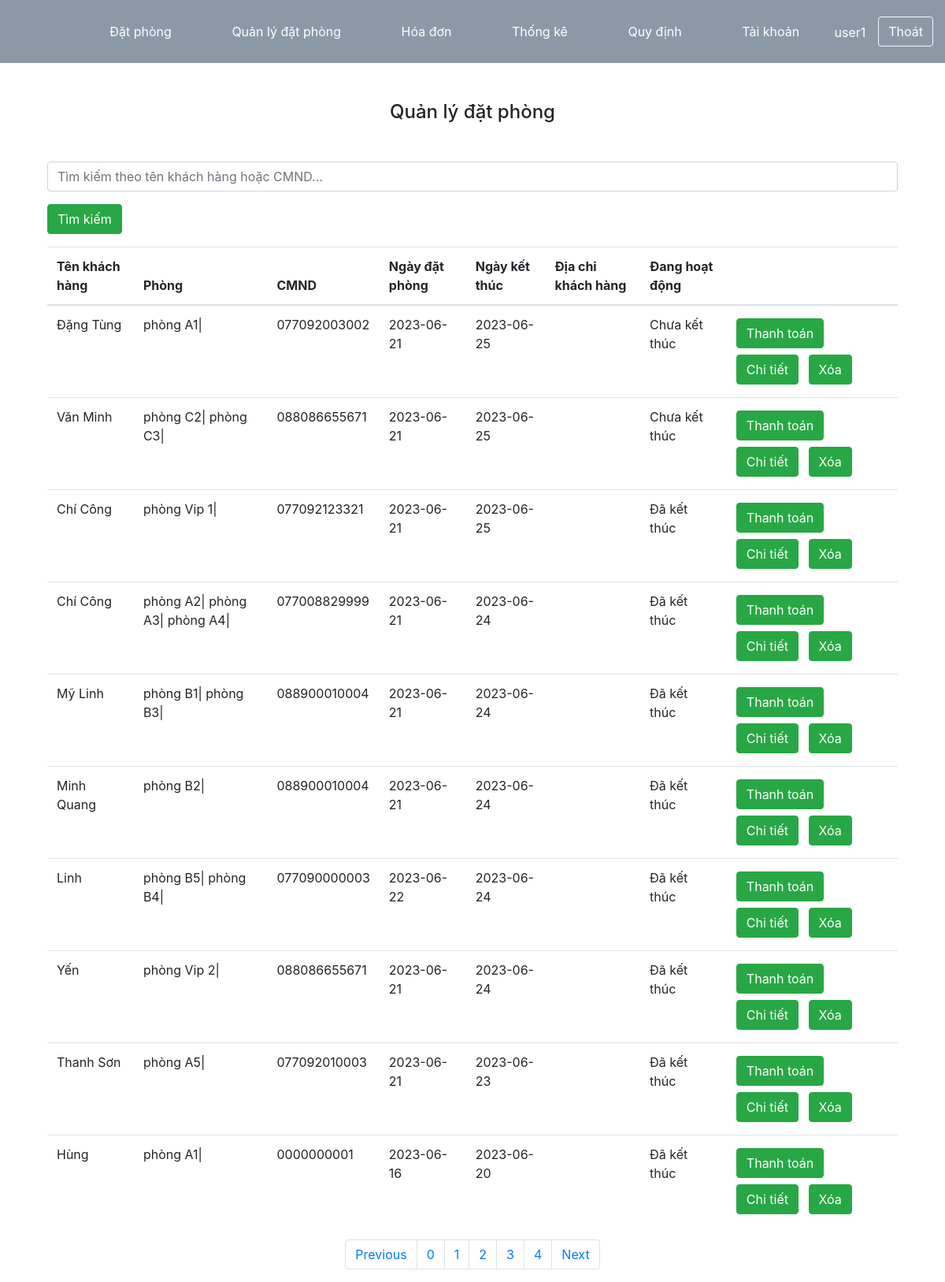
The app's page /nhanvien/index.php?action=quanlydatphong (signed in) with its own data.
### tables this page shows
CREATE TABLE IF NOT EXISTS `datphong` (
  `ID` varchar(50) NOT NULL,
  `tenkhachhang` varchar(255) NOT NULL,
  `ngaydatphong` date NOT NULL,
  `ngayketthuc` date NOT NULL,
  `diachikhachhang` varchar(255) NOT NULL,
  `phongID` int NOT NULL,
  `thanhtoan` decimal(10,0) NOT NULL,
  `isActive` tinyint(1) NOT NULL DEFAULT '0',
  `CMND` varchar(20) NOT NULL,
  `sdt` varchar(20) NOT NULL,
  `soluongnguoi` int NOT NULL,
  `loaikhachID` int NOT NULL,
  PRIMARY KEY (`ID`)
);

CREATE TABLE IF NOT EXISTS `p_dp` (
  `ID` int NOT NULL AUTO_INCREMENT,
  `phongID` int NOT NULL,
  `datphongID` varchar(50) NOT NULL,
  `giaphong` decimal(10,0) NOT NULL,
  `soluong` int NOT NULL,
  PRIMARY KEY (`ID`)
);

CREATE TABLE IF NOT EXISTS `phong` (
  `phongID` int NOT NULL AUTO_INCREMENT,
  `tenphong` varchar(255) NOT NULL,
  `img` varchar(255) DEFAULT NULL,
  `giaphong` decimal(10,0) NOT NULL,
  `trangthaiID` int NOT NULL,
  `loaiphongID` int NOT NULL,
  `soluongtoida` int NOT NULL,
  `mota` varchar(550) DEFAULT NULL,
  PRIMARY KEY (`phongID`)
);

### nhanvien/quanlydatphong/XL_quanlydatphong.php (called while the page is built, shortened)
<?php
	$dp = new datphongModel();
	$dsdp = $dp->docdanhsachdp();
	$p_dp = new p_dpModel();
	$dsp_dp = $p_dp->docdanhsachp_dp();
	$key = "";
	$url_query = "";
	$page = 0;
	if(!isset($_GET['p']))
	{
		$page = 0;
	}
	else{
		$page = $_GET['p'];
		$url_query = $url_query."&p=".$_GET['p'];
	}
	$limit = 10;
	$count = 0;
	$dsdp = $dp->phantrang($page,$key,$limit,$count);
	include('../lib/phantrang.php');
	$url = 'index.php?action=quanlydatphong'.$url_query;
	$phantrang = phantrang($count,$url,$limit);
 ?>

### models/database.php (called while the page is built, shortened)
<?php
	class connect{
		public function get_data($sql)
		{
			$conn = mysqli_connect("localhost","root","","quanlykhachsan");
			$result = mysqli_query($conn,$sql);
			$arr = mysqli_fetch_all($result,MYSQLI_ASSOC);
			return $arr;
		}
	}
 ?>

### models/datphongModel.php (called while the page is built, shortened)
<?php
	class datphongModel extends connect
	{
		public function docdanhsachdp()
		{
			$sql = "select * from datphong order by isActive,ngayketthuc DESC";
			$ds = $this->get_data($sql);
			return $ds;
		}
		public function phantrang($p,$key,$limit,&$count)
		{
			$offset = $limit*$p;
			$sql = "select count(ID) as count from datphong where tenkhachhang like '%$key%' or CMND like '%$key%';";
			$ds = $this->get_data($sql);
			$sql = "select * from datphong where tenkhachhang like '%$key%' or CMND like '%$key%' ORDER BY isActive, ngayketthuc DESC LIMIT $limit OFFSET $offset;";
				$ds = $this->get_data($sql);
			return $ds;
		}
	}
 ?>

### models/p_dpModel.php (called while the page is built, shortened)
<?php
	class p_dpModel extends connect
	{
		public function docdanhsachp_dp()
		{
			$sql = "select p_dp.*,phong.tenphong as tenphong from p_dp,phong where p_dp.phongID = phong.phongID;";
			$ds = $this->get_data($sql);
			return $ds;
		}
	}
 ?>

### nhanvien/quanlydatphong/load_quanlydatphong.php (the view, shortened to what this page needs)
<div class="text-center m-5"><h4>Quản lý đặt phòng</h4></div>
<div style="width: 90%; margin: 0 auto;">
	<form action="index.php?action=quanlydatphong" method="get">
		<div>
			<input class="form-control" type="text" name="key" placeholder="Tìm kiếm theo tên khách hàng hoặc CMND...">
		</div>
		<div><input type="submit" class="btn btn-success mt-3 mb-3" name="btn_timkiem" value="Tìm kiếm" name=""></div>
	</form>
	<table class="table">
			  <thead>
			    <tr>
					<th scope="col">Tên khách hàng</th>
					<th scope="col">Phòng</th>
					<th scope="col">CMND</th>
					<th scope="col">Ngày đặt phòng</th>
					<th scope="col">Ngày kết thúc</th>
					<th scope="col">Địa chỉ khách hàng</th>
					<th scope="col">Đang hoạt động</th>
					<th></th>
			    </tr>
			  </thead>
			  <tbody>
			    <?php foreach ($dsdp as $key => $value): ?>
			    	<tr>
						<td><?php echo $value["tenkhachhang"] ?></td>
						<td><?php foreach ($dsp_dp as $keyp_dp => $valuep_dp): ?>
							<?php
								if($valuep_dp['datphongID'] == $value['ID'])
								{
									echo $valuep_dp['tenphong'].'|';
								}
							?>
						<?php endforeach ?></td>
						<td>
							<?php echo $value["CMND"] ?>
						</td>
						<td><?php echo $value["ngaydatphong"] ?></td>
						<td><?php echo $value["ngayketthuc"] ?></td>
						<td><?php echo $value["diachikhachhang"] ?></td>
						<td>
							<?php if($value['isActive']==0)
								{ echo "Chưa kết thúc"; }
								else{
									echo "Đã kết thúc";
								}
							?>
						</td>
						<td>
							<?php
								$id_delete = "index.php?action=quanlydatphong".$url_query."&xoadp=0&id=".$value["ID"] ;
								$id_update = "index.php?action=chitiet&id=".$value["ID"];
								$id_thanhtoan = "index.php?action=thanhtoan&id=".$value["ID"];
							?>
						<a href=<?php echo $id_thanhtoan ?>><input type="button" class="btn btn-success m-1" name="" value="Thanh toán"></a>
				      	<a href=<?php echo $id_update ?>><input type="button" class="btn btn-success m-1" name="" value="Chi tiết"></a>
				      	<a href=<?php echo $id_delete ?>><input type="button" class="btn btn-success m-1"  name="" value="Xóa"></a>
						</td>
					</tr>
			    <?php endforeach ?>
			  </tbody>
			</table>
			<div class="text-center"><?php echo $phantrang ?></div>
</div>

### css/style.css (style rules this page uses)
* { margin: 0; padding: 0; box-sizing: border-box; list-style: none; text-decoration: none; }

### records on screen
datphong: tenkhachhang "Đặng Tùng", CMND "077092003002", ngaydatphong "2023-06-21", ngayketthuc "2023-06-25", isActive "Chưa kết thúc"
p_dp: phongID.tenphong "phòng A1"
datphong: tenkhachhang "Văn Minh", CMND "088086655671", ngaydatphong "2023-06-21", ngayketthuc "2023-06-25", isActive "Chưa kết thúc"
p_dp: phongID.tenphong "phòng C2"
p_dp: phongID.tenphong "phòng C3"
datphong: tenkhachhang "Chí Công", CMND "077092123321", ngaydatphong "2023-06-21", ngayketthuc "2023-06-25", isActive "Đã kết thúc"
p_dp: phongID.tenphong "phòng Vip 1"
datphong: tenkhachhang "Chí Công", CMND "077008829999", ngaydatphong "2023-06-21", ngayketthuc "2023-06-24", isActive "Đã kết thúc"
p_dp: phongID.tenphong "phòng A2"
p_dp: phongID.tenphong "phòng A3"
p_dp: phongID.tenphong "phòng A4"
datphong: tenkhachhang "Mỹ Linh", CMND "088900010004", ngaydatphong "2023-06-21", ngayketthuc "2023-06-24", isActive "Đã kết thúc"
p_dp: phongID.tenphong "phòng B1"
p_dp: phongID.tenphong "phòng B3"
datphong: tenkhachhang "Minh Quang", CMND "088900010004", ngaydatphong "2023-06-21", ngayketthuc "2023-06-24", isActive "Đã kết thúc"
p_dp: phongID.tenphong "phòng B2"
datphong: tenkhachhang "Linh", CMND "077090000003", ngaydatphong "2023-06-22", ngayketthuc "2023-06-24", isActive "Đã kết thúc"
p_dp: phongID.tenphong "phòng B5"
p_dp: phongID.tenphong "phòng B4"
datphong: tenkhachhang "Yến", CMND "088086655671", ngaydatphong "2023-06-21", ngayketthuc "2023-06-24", isActive "Đã kết thúc"
p_dp: phongID.tenphong "phòng Vip 2"
datphong: tenkhachhang "Thanh Sơn", CMND "077092010003", ngaydatphong "2023-06-21", ngayketthuc "2023-06-23", isActive "Đã kết thúc"
p_dp: phongID.tenphong "phòng A5"
datphong: tenkhachhang "Hùng", CMND "0000000001", ngaydatphong "2023-06-16", ngayketthuc "2023-06-20", isActive "Đã kết thúc"
p_dp: phongID.tenphong "phòng A1"

### other values on screen
$_SESSION['user'] "user1"
